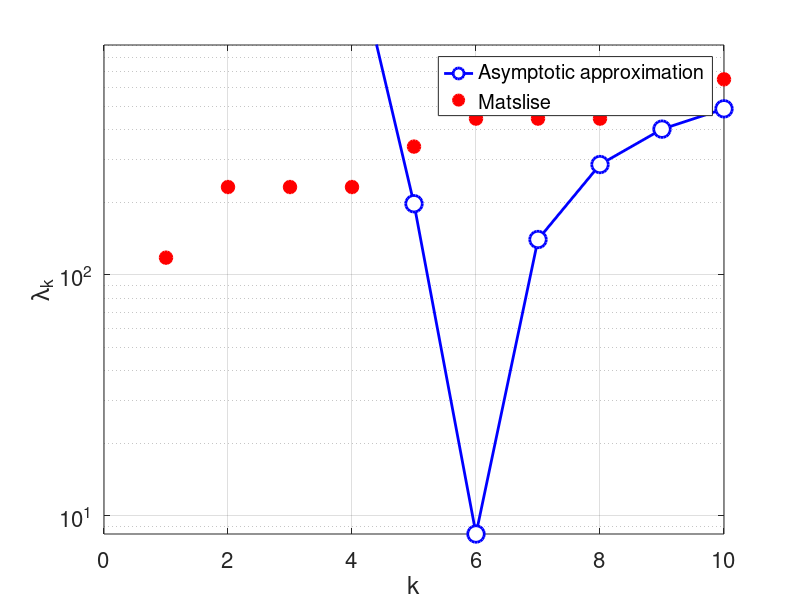

Write MATLAB code to recreate this figure.
% ================================================
% Asymptotic approximation λ_k for Coffey-Evans equation (β = 30)
% Dirichlet: [-π/2, π/2] -> [0, π]
% ================================================

clear; clc; close all;

k = 1:10;

n = k + 1;                    

P1 = 450 * pi;
P2 = 305550 * pi;

% Asymptotic approximation
sqrt_lambda = n + (P1 ./ (2*pi*n)) + (1./(4*pi*n.^3)) .* (P2/2 - P1.^2 / pi);
lambda_asymp = sqrt_lambda .^ 2;

% Numeric values from Matslise
x = [1 2 3 4 5 6 7 8 9 10];
y = [117.946, 231.665, 231.665, 231.665, 340.888, 445.283, 445.283, 445.283, 544.418, 648.418];  


% Plot
figure('Position',[100 100 950 620],'Color','white');
hold on; grid on; box on;

semilogy(k, lambda_asymp, 'bo-','MarkerSize', 12, 'LineWidth', 2,'MarkerFaceColor', 'w', 'DisplayName', 'Asymptotic approximation');
semilogy(x, y, 'ro', 'MarkerSize', 9, 'LineWidth', 1.5,'MarkerFaceColor', 'r', 'DisplayName', 'Matslise');
ylim([0 900]);
xlabel('k');
ylabel('\lambda_k');

legend('Location', 'northeast','FontSize',17);

set(gca, 'FontSize', 16);
set(gca, 'YMinorGrid', 'on');

print('-depsc', 'fix_ce_1_10.eps')
